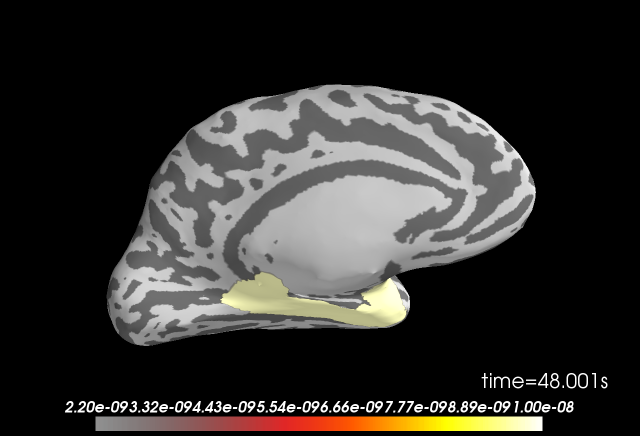
#> input picture notebooks/stc_med.png, 1280 x 872 px (shown at 1/2 size)
$ jupyter execute --allow-errors MNE-pipeline_overview.ipynb   (shell and % lines are left out)
#> lines starting #> are read from the running program, lines starting #| are printed output that depends on the picture
# MNE PIPELINE FOR SOURCE ESTIMATION

[cell 1]
import os.path as op

import matplotlib.pyplot as plt
import matplotlib.image as mpimg
from mayavi import mlab
import numpy as np

import mne
from mne.datasets import sample

import warnings
warnings.filterwarnings("ignore", category=RuntimeWarning)
warnings.filterwarnings("ignore", category=UserWarning)

[cell 2]
def my_plot(image1,image2):
    plt.figure(1,figsize=(30, 50))
    plt.subplot(221)
    plt.tick_params(axis='both', bottom=False, left=False, labelbottom=False, labelleft=False)
    plt.imshow(img1)
    plt.subplot(222)
    plt.tick_params(axis='both', bottom=False, left=False, labelbottom=False, labelleft=False)
    plt.imshow(img2)
    plt.tight_layout()
    plt.show()

## Create forward solution

To estimate the forward solution, we need:

- a head model
- a source model

... estimated from MRI data.

Let's load an example of a forward model computed by the MNE package:

#> (a cell that did not finish here is left out)

## Simulate source-space raw data

To simulate data we need:
- a source space template (that we can extract from the forward model)
- an info structure from the sample subject
- information about the events in the experiment

#> (a cell that did not finish here is left out)

We also need to define the info structure from the sample subject:

#> (a cell that did not finish here is left out)

And define our events information:

#> (a cell that did not finish here is left out)

We simulate our deep-sources of interest:

[cell 7]
# Define which events IDs in our events matrix will correspond to the brain activity of interest
event_id = {'PARAHIP': 1}

# Define the parcellation model
annot = 'aparc.a2009s' # https://www.sciencedirect.com/science/article/pii/S1053811910008542?via%3Dihub

# Define the labels of relevant regions
activations = {'PARAHIP': ['G_oc-temp_med-Parahip-lh', 1]} # label, activation (nAm)]

# Create a list of region names
region_names = list(activations.keys())

# Create a sine wave as the time course of the activity for each region to activate
source_time_series = np.sin(np.linspace(0, 1 * np.pi, 100)) * 10e-9

# Create the SourceSimulator object
#> (the rest of this cell did not finish here and is left out)

Let's now plot our source simulated data (a.k.a. the ground truth data):

#> (a cell that did not finish here is left out)

[cell 9]
img1 = mpimg.imread('stc_med.png')
#> img1 is the input picture: shape (872, 1280, 4) float32; mean R, G, B, A 0.193, 0.187, 0.177, 1
img2 = mpimg.imread('stc_lat.png')
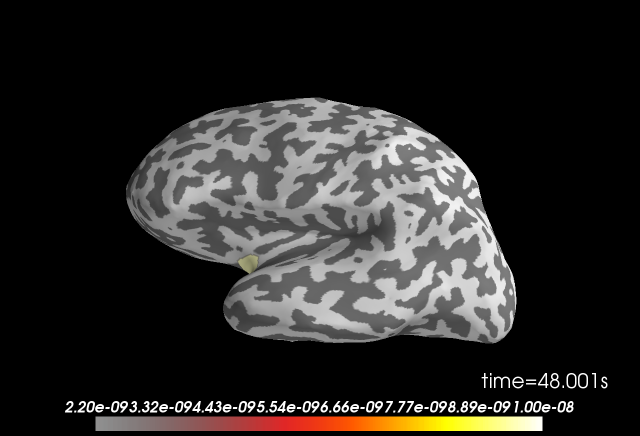
#> input picture notebooks/stc_lat.png, 1280 x 872 px (shown at 1/2 size)
#> img2 is the input picture: shape (872, 1280, 4) float32; mean R, G, B, A 0.162, 0.155, 0.149, 1

my_plot(img1,img2)
#> in my_plot, `plt.show()`:
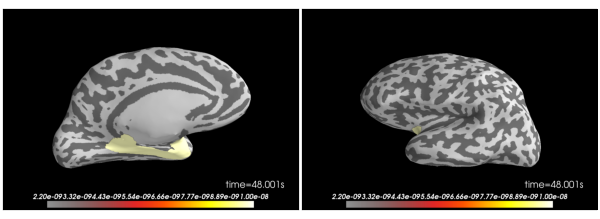
#> figure drawn by matplotlib, 2 panels

## Simulate sensor space data

From the ground truth data in source space, we simulate noisy data in sensor space

#> (a cell that did not finish here is left out)

#> (a cell that did not finish here is left out)

#> (a cell that did not finish here is left out)

## Compute Source Reconstruction

### Compute inverse with eLORETA

#> (a cell that did not finish here is left out)

#> (a cell that did not finish here is left out)

[cell 15]
img1 = mpimg.imread('stc_elo_med.png')
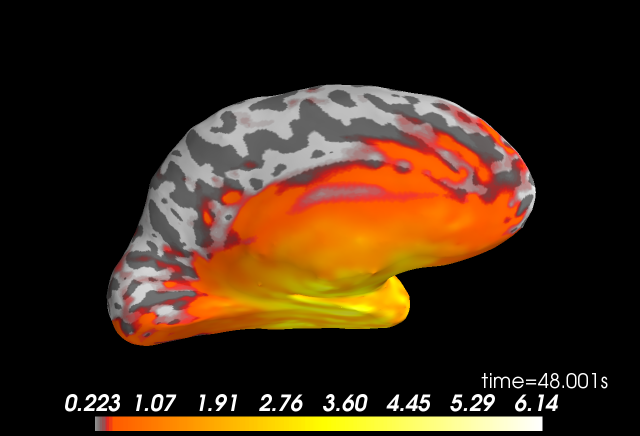
#> input picture notebooks/stc_elo_med.png, 1280 x 872 px (shown at 1/2 size)
#> img1 is the input picture: shape (872, 1280, 4) float32; mean R, G, B, A 0.235, 0.155, 0.0825, 1
img2 = mpimg.imread('stc_elo_lat.png')
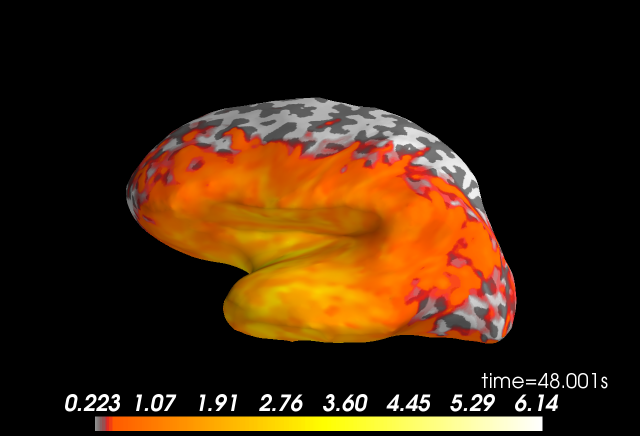
#> input picture notebooks/stc_elo_lat.png, 1280 x 872 px (shown at 1/2 size)
#> img2 is the input picture: shape (872, 1280, 4) float32; mean R, G, B, A 0.228, 0.135, 0.0477, 1

my_plot(img1,img2)
